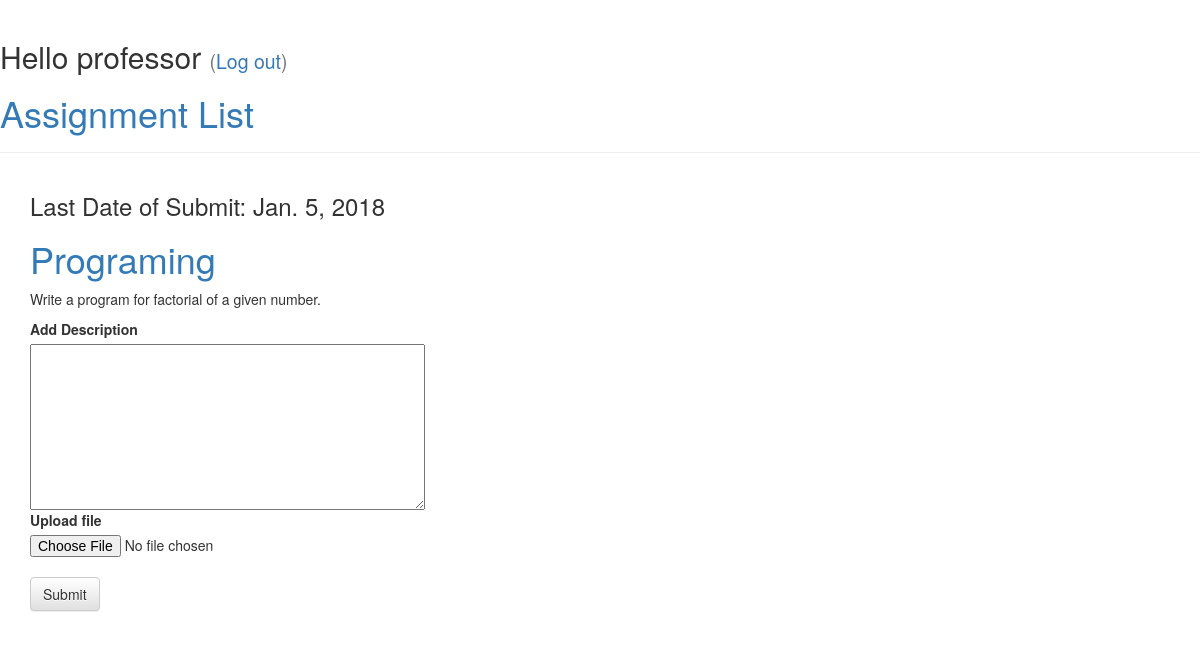
/submit/1 (signed in), run on the app's committed database.
### app/models.py (models this page shows, shortened)
class CreateAssignment(models.Model):
    subject = models.CharField(max_length=200)
    title = models.CharField(max_length=200)
    description = models.CharField(max_length=1000)
    submit_date = models.DateField()
    submit_status = models.BooleanField(default=False)

### app/views.py (the view)
@login_required
def detail(request, pk):
    current_user = request.user
    assignment = CreateAssignment.objects.get(pk=pk)
    if request.POST or request.FILES:
        file = request.FILES['file']
        description = request.POST.get('description')
        submit_assignment = SubmitAssignment()
        assignment.submit_status = True
        assignment.save()
        submit_assignment.assignment = assignment
        submit_assignment.description = description
        submit_assignment.file = file
        submit_assignment.submit_by = current_user
        submit_assignment.submit_date = date.today()
        submit_assignment.save()
        ass_list = CreateAssignment.objects.filter().order_by('-id')
        today_date = date.today()
        return render(request, 'app/index.html', {'ass_list': ass_list, 'today_date': today_date})
    else:
        today_date = date.today()
        return render(request, 'app/detail.html', {'assignment': assignment, 'today_date': today_date})

### app/templates/app/detail.html
{% extends 'app/base.html' %}
{% block content %}
{% if assignment %}
    <div class="post">
        <div class="date">
            <h3>Last Date of Submit: {{assignment.submit_date }}</h3>
        </div>
        <h1><a href="">{{ assignment.title }}</a></h1>
        <p>{{ assignment.description}}</p>
        <form action="" method="post" enctype="multipart/form-data">{% csrf_token %}
            <label>Add Description</label><br>
            <textarea rows="8" cols="50" name="description"> </textarea><br>
            <label>Upload file</label>
            <input type="file" name="file">
            <br>
            <button type="submit" class="save btn btn-default">Submit</button>
        </form>
    </div>
{% endif %}
{% endblock %}

### app/templates/app/base.html (shortened to what this page needs)
{% load staticfiles %}
<html>
<head>
    <link rel="stylesheet" href="//maxcdn.bootstrapcdn.com/bootstrap/3.2.0/css/bootstrap.min.css">
    <link rel="stylesheet" href="//maxcdn.bootstrapcdn.com/bootstrap/3.2.0/css/bootstrap-theme.min.css">
</head>
<body>
<div class="page-header">
    {% if user.is_authenticated %}
    <p class="top-menu"><h2>Hello {{ user.username }} <small>(<a href="{% url 'logout' %}">Log out</a>)</small></h2></p>
    {% else %}
    <a href="{% url 'login' %}" class="top-menu"><span class="glyphicon glyphicon-lock"></span></a>
    {% endif %}
    <h1><a href="/">Assignment List</a></h1>
</div>
<div class="content container">
    <div class="row">
        <div class="col-md-8">
            {% block content %}
            {% endblock %}
        </div>
    </div>
</div>
</body>
</html>

### data on the page
CreateAssignment: submit_date "Jan. 5, 2018", title "Programing", description "Write a program for factorial of a given number."

### other printed values
{{ user.username }} "professor"
